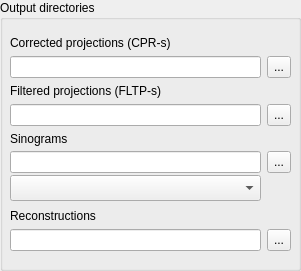
   <widget class="QGroupBox" name="groupBox">
    <property name="geometry">
     <rect>
      <x>10</x>
      <y>550</y>
      <width>301</width>
      <height>271</height>
     </rect>
    </property>
    <property name="title">
     <string>Output directories</string>
    </property>
    <widget class="QWidget" name="gridLayoutWidget_6">
     <property name="geometry">
      <rect>
       <x>10</x>
       <y>30</y>
       <width>281</width>
       <height>221</height>
      </rect>
     </property>
     <layout class="QGridLayout" name="gridLayout_6" rowminimumheight="0,0,0,0,0,0,30,0,0">
      <property name="verticalSpacing">
       <number>0</number>
      </property>
      <item row="3" column="1">
       <widget class="QToolButton" name="setfltpdirectory">
        <property name="minimumSize">
         <size>
          <width>0</width>
          <height>22</height>
         </size>
        </property>
        <property name="text">
         <string>...</string>
        </property>
       </widget>
      </item>
      <item row="6" column="0">
       <widget class="QComboBox" name="sinograms">
        <property name="minimumSize">
         <size>
          <width>0</width>
          <height>26</height>
         </size>
        </property>
       </widget>
      </item>
      <item row="0" column="0">
       <widget class="QLabel" name="label_4">
        <property name="text">
         <string>Corrected projections (CPR-s)</string>
        </property>
       </widget>
      </item>
      <item row="1" column="1">
       <widget class="QToolButton" name="setcprdirectory">
        <property name="minimumSize">
         <size>
          <width>0</width>
          <height>22</height>
         </size>
        </property>
        <property name="text">
         <string>...</string>
        </property>
       </widget>
      </item>
      <item row="5" column="0">
       <widget class="QLineEdit" name="sinogramdirectory">
        <property name="minimumSize">
         <size>
          <width>0</width>
          <height>22</height>
         </size>
        </property>
       </widget>
      </item>
      <item row="4" column="0">
       <widget class="QLabel" name="label_2">
        <property name="text">
         <string>Sinograms</string>
        </property>
       </widget>
      </item>
      <item row="2" column="0">
       <widget class="QLabel" name="label_29">
        <property name="text">
         <string>Filtered projections (FLTP-s)</string>
        </property>
       </widget>
      </item>
      <item row="1" column="0">
       <widget class="QLineEdit" name="cprdirectory">
        <property name="sizePolicy">
         <sizepolicy hsizetype="Expanding" vsizetype="Fixed">
          <horstretch>0</horstretch>
          <verstretch>0</verstretch>
         </sizepolicy>
        </property>
        <property name="minimumSize">
         <size>
          <width>0</width>
          <height>22</height>
         </size>
        </property>
       </widget>
      </item>
      <item row="7" column="0">
       <widget class="QLabel" name="label_43">
        <property name="text">
         <string>Reconstructions</string>
        </property>
       </widget>
      </item>
      <item row="5" column="1">
       <widget class="QToolButton" name="setsinogramdirectory">
        <property name="minimumSize">
         <size>
          <width>0</width>
          <height>22</height>
         </size>
        </property>
        <property name="text">
         <string>...</string>
        </property>
       </widget>
      </item>
      <item row="3" column="0">
       <widget class="QLineEdit" name="fltpdirectory">
        <property name="minimumSize">
         <size>
          <width>0</width>
          <height>22</height>
         </size>
        </property>
       </widget>
      </item>
      <item row="8" column="0">
       <widget class="QLineEdit" name="recodirectory">
        <property name="minimumSize">
         <size>
          <width>0</width>
          <height>22</height>
         </size>
        </property>
       </widget>
      </item>
      <item row="8" column="1">
       <widget class="QToolButton" name="setrecodirectory">
        <property name="minimumSize">
         <size>
          <width>0</width>
          <height>22</height>
         </size>
        </property>
        <property name="text">
         <string>...</string>
        </property>
       </widget>
      </item>
     </layout>
    </widget>
   </widget>
